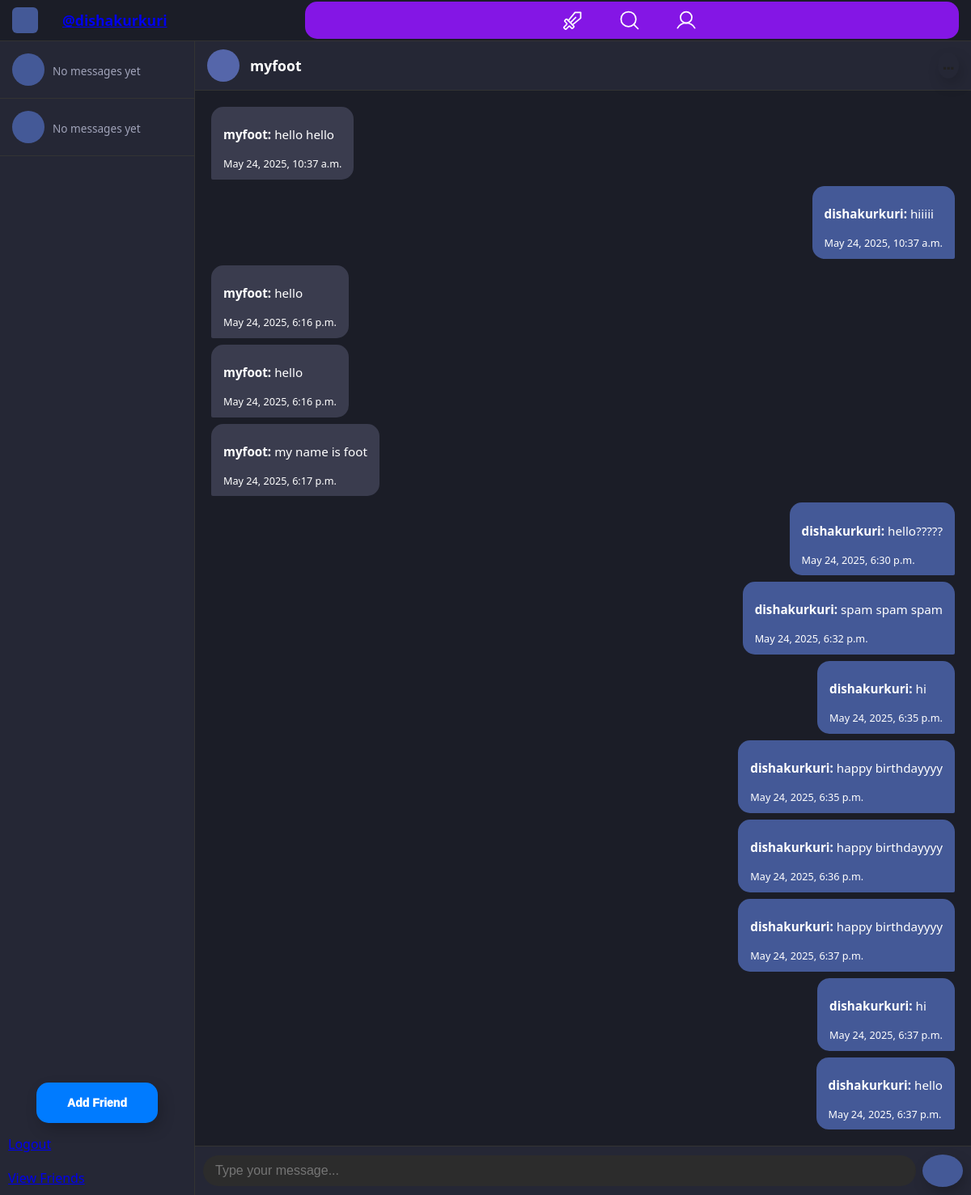
Screenshot of /send_message/5/ (signed in) with the database file from the repository.
### catchup/models.py (models this page shows, shortened)
class Message(models.Model):
    sender = models.ForeignKey(User, on_delete=models.CASCADE, related_name='sent_messages')
    receiver = models.ForeignKey(User, on_delete=models.CASCADE, related_name='received_messages')
    content = models.TextField()
    timestamp = models.DateTimeField(auto_now_add=True)
    is_read = models.BooleanField(default=False)

### catchup/views.py (the view, shortened to what this page needs)
# urls.py: path('send_message/<int:friend_id>/', views.send_message, name="send_message"),
@login_required
def send_message(request, friend_id):
    friend = get_object_or_404(User, id=friend_id)
    messages = Message.objects.filter(
        sender__in=[request.user, friend],
        receiver__in=[request.user, friend]
    ).order_by("timestamp")
    user = request.user
    friends = FriendRequest.objects.filter(
            Q(from_user=user) | Q(to_user=user),
            accepted=True
        )
    friend_users = []
    for fr in friends:
        friend_users.append(fr.to_user if fr.from_user == user else fr.from_user)
    return render(request, "catchup/chat_page_dark.html", {
        "messages": messages,
        "friend": friend,
        "friends": friend_users,
        "user": request.user,
    })

### catchup/templates/catchup/chat_page_dark.html (shortened to what this page needs)
<!DOCTYPE html>
<html lang="en">
<head>
</head>
<body>
  <div class="navbar">
    <div class="navbar-left">
      <div class="app-logo"></div>
      <div class="app-name"><a href="{% url 'index' %}">@{{ user }}</a></div>
    </div>
    <div class="menu">
  <a href="#" class="link">
    <span class="link-icon">
    </span>
  </a>
  <a href="{% url 'settings' %}" class="link">
    <span class="link-icon">
    </span>
  </a>
  <a href="{% url 'profilepage' %}" class="link">
    <span class="link-icon">
    </span>
  </a>
</div>
    </div>
  <div class="app-container">
    <div class="sidebar">
      {% for entry in friends %}
  {% with friend=entry.friend message=entry.last_message %}
    <div class="friend" onclick="loadChat('{{ friend.id }}')" data-user-id="{{ friend.id }}">
      <div class="friend-avatar"></div>
      <div class="friend-info">
        <span class="friend-last-message">
          {% if message %}
            {{ message.content|truncatechars:30 }}
          {% else %}
            No messages yet
          {% endif %}
        </span>
      </div>
      </div>
      {% endwith %}
    {% endfor %}
      <div class="add-friend">
      </div>
      <div class="add-friend">
      </div>
<button onclick="showPopup()" class="popup-trigger-button">Add Friend</button>
      <div style="padding:10px;"><a href="{% url 'login' %}">Logout</a></div>
      <div style="padding:10px;"><a href="{% url 'friends' %}">View Friends</a></div>
    </div>
    <div id="chat-window">
      {% block body %}
    {% include 'catchup/chatroom_partial.html' %}
    {% endblock %}
    </div>
  </div>
</body>
</html>

### catchup/templates/catchup/chatroom_partial.html (shortened to what this page needs)
<div class="chat-section">
  {% if friend %}
  <div class="chat-header">
    <div class="chat-header-left">
      <div class="friend-avatar"></div>
      <div>
        <div class="chat-user-name">{{ friend.username }}</div>
      </div>
    </div>
    <button class="chat-options-button" aria-label="Chat options">
    </button>
  </div>
  <div id="chat-box" class="chat-box">
    {% for message in messages %}
    <div class="message {% if message.sender == user %}sent{% else %}received{% endif %}">
      <p><strong>{{ message.sender.username }}:</strong> {{ message.content }}</p>
      <small>{{ message.timestamp }}</small>
    </div>
    {% endfor %}
  </div>
  <form action="{% url 'send_message' friend.id %}" method="POST">
  <div class="chat-input-section">
      <input
          type="text"
          name="content"
          class="chat-input"
          placeholder="Type your message..."
          aria-label="Message input"
          required />
      <div class="buttons-container">
        <button type="submit" class="send-button" aria-label="Send message">
        </button>
      </div>
  </div>
  </form>
  {% else %}
  <p>Please select a friend to start chatting.</p>
  {% endif %}
</div>

### rows the page displays
Message: sender.username "myfoot", content "hello hello", timestamp "May 24, 2025, 10:37 a.m."
Message: sender.username "dishakurkuri", content "hiiiii", timestamp "May 24, 2025, 10:37 a.m."
Message: sender.username "myfoot", content "hello", timestamp "May 24, 2025, 6:16 p.m."
Message: sender.username "myfoot", content "hello", timestamp "May 24, 2025, 6:16 p.m."
Message: sender.username "myfoot", content "my name is foot", timestamp "May 24, 2025, 6:17 p.m."
Message: sender.username "dishakurkuri", content "hello?????", timestamp "May 24, 2025, 6:30 p.m."
Message: sender.username "dishakurkuri", content "spam spam spam", timestamp "May 24, 2025, 6:32 p.m."
Message: sender.username "dishakurkuri", content "hi", timestamp "May 24, 2025, 6:35 p.m."
Message: sender.username "dishakurkuri", content "happy birthdayyyy", timestamp "May 24, 2025, 6:35 p.m."
Message: sender.username "dishakurkuri", content "happy birthdayyyy", timestamp "May 24, 2025, 6:36 p.m."
Message: sender.username "dishakurkuri", content "happy birthdayyyy", timestamp "May 24, 2025, 6:37 p.m."
Message: sender.username "dishakurkuri", content "hi", timestamp "May 24, 2025, 6:37 p.m."
Message: sender.username "dishakurkuri", content "hello", timestamp "May 24, 2025, 6:37 p.m."

### other values shown
{{ friend.username }} "myfoot"
